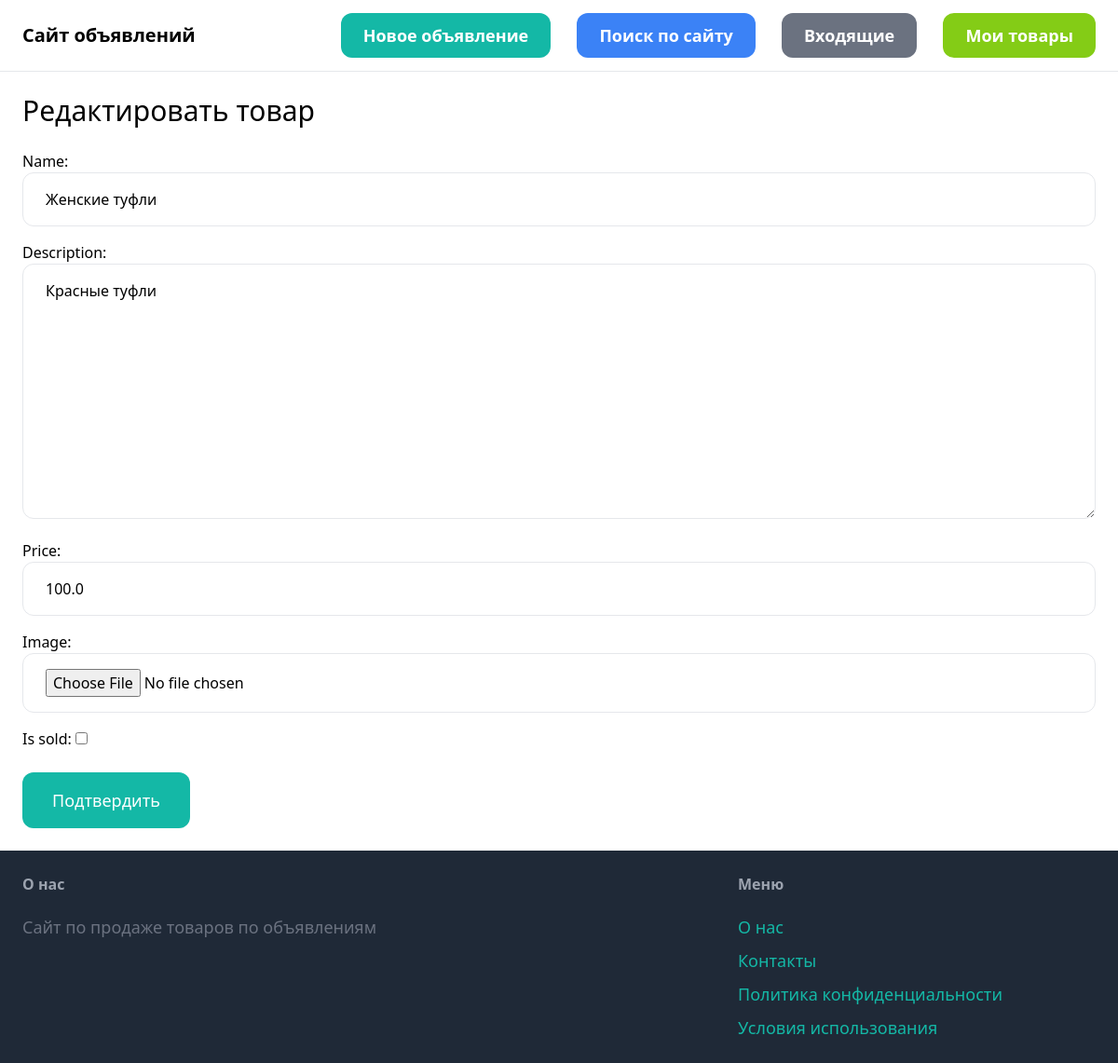
The app's page /items/3/edit/ (signed in) with its own data.
### item/models.py (models this page shows, shortened)
class Item(models.Model):
    category = models.ForeignKey(Category, related_name='items', on_delete=models.CASCADE)
    name = models.CharField(max_length=255)
    description = models.TextField(blank=True, null=True)
    price = models.FloatField()
    image = models.ImageField(upload_to='item_images', blank=True, null=True)
    is_sold = models.BooleanField(default=False)
    created_by = models.ForeignKey(User, related_name='items', on_delete=models.CASCADE)
    created_at = models.DateTimeField(auto_now_add=True)

### item/views.py (the view)
# urls.py: path('<int:pk>/edit/', views.edit, name='edit'),
@login_required
def edit(request, pk):
    item = get_object_or_404(Item, pk=pk, created_by=request.user)
    if request.method == 'POST':
        form = EditItemForm(request.POST, request.FILES, instance=item)
        if form.is_valid():
            form.save()
            return redirect('item:detail', pk=item.id)
    else:
        form = EditItemForm(instance=item)
    return render(request, 'item/form.html', {
        'form': form,
        'title': 'Редактировать товар',
   })

### item/forms.py
class EditItemForm(forms.ModelForm):
    class Meta:
        model = Item
        fields = ('name', 'description', 'price', 'image', 'is_sold')
        widgets = {
            'name': forms.TextInput(attrs={
                'class': INPUT_CLASSES
            }),
            'description': forms.Textarea(attrs={
                'class': INPUT_CLASSES
            }),
            'price': forms.TextInput(attrs={
                'class': INPUT_CLASSES
            }),
            'image': forms.FileInput(attrs={
                'class': INPUT_CLASSES
            })
        }

### item/templates/item/form.html (shortened to what this page needs)
{% extends 'core/base.html' %}
{% block content %}
<h1 class="mb-6 text-3xl">{{ title }}</h1>
<form method="post" action="." enctype="multipart/form-data">
    <div class="space-y-4">
        {{ form.as_p }}
    </div>
    <button class="mt-6 py-4 px-8 text-lg bg-teal-500 hover:bg-teal-700 rounded-xl text-white">Подтвердить</button>
</form>
{% endblock%}

### records on screen
Item: name "Женские туфли", description "Красные туфли", price "100.0"

### other values on screen
{{ title }} "Редактировать товар"
